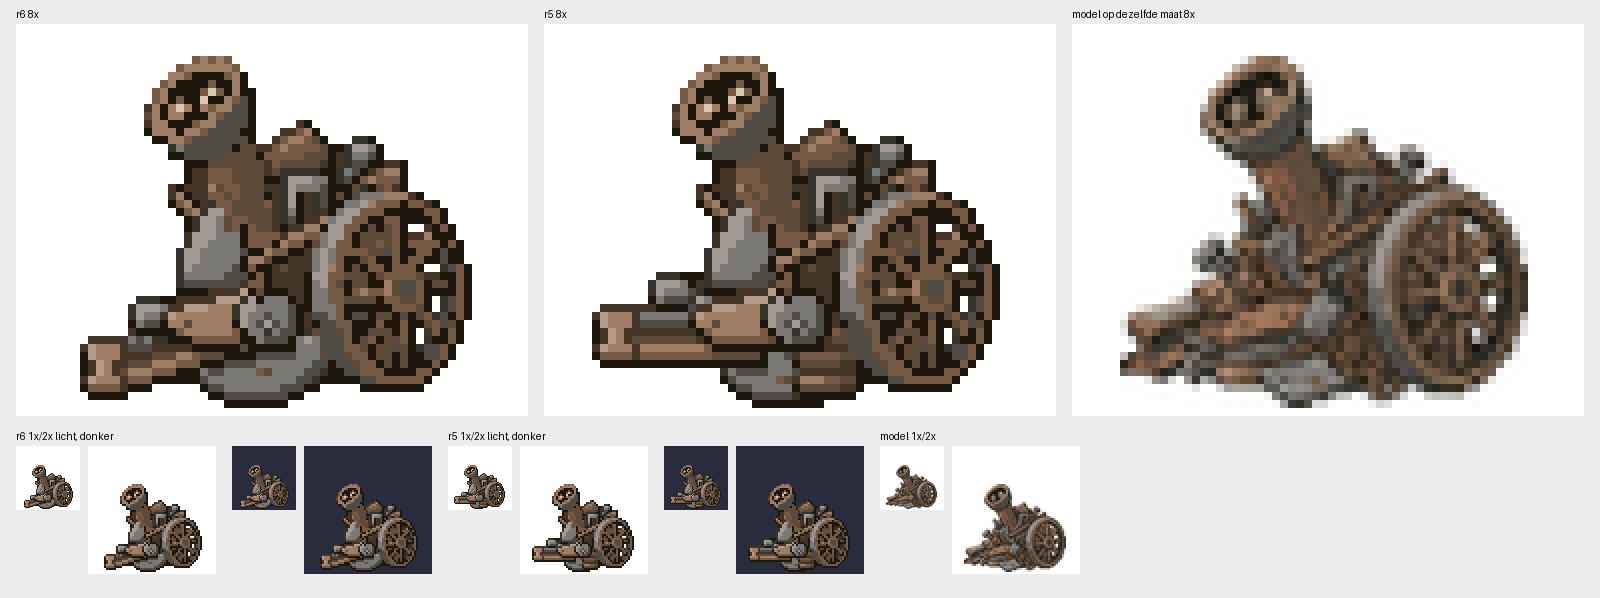

The script that saved this image:
# vel r6: r6 8x | r5 8x | model op dezelfde maat 8x; daaronder r5 en r4 1x/2x op licht en donker, model 1x/2x
import numpy as np; from PIL import Image, ImageDraw
from toon import rgba
o=np.load('raw.npy'); np.save('sprite.npy',o)
sp=rgba(o); r4=rgba(np.load('../sprite_r5/sprite.npy'))
sp.save('sprite.png'); w=Image.new('RGB',(64,64),'white'); w.paste(sp,(0,0),sp); w.resize((512,512),Image.NEAREST).save('sprite_8x.png')
m=Image.open('../model/model.png').convert('RGB'); a=np.asarray(m); fg=a.min(2)<225; ys,xs=np.where(fg)
ref=Image.new('RGB',(64,64),'white'); ref.paste(m.crop((xs.min(),ys.min(),xs.max()+1,ys.max()+1)).resize((51,44),Image.LANCZOS),(6,19))
def on(s,bg): return Image.alpha_composite(Image.new('RGBA',(64,64),bg),s).convert('RGB')
C=(0,120,512,512)
V=Image.new('RGB',(3*512+4*16,392+16+40+150),(236,236,236)); d=ImageDraw.Draw(V)
for i,(im,t) in enumerate(((on(sp,(255,255,255,255)),'r6'),(on(r4,(255,255,255,255)),'r5'),(ref,'model op dezelfde maat'))):
    V.paste(im.resize((512,512),Image.NEAREST).crop(C),(16+i*528,24)); d.text((16+i*528,8),t+' 8x',fill=(0,0,0))
y=24+392+30; x=16
for s,t in ((sp,'r6'),(r4,'r5')):
    d.text((x,y-16),t+' 1x/2x licht, donker',fill=(0,0,0))
    for bg in ((255,255,255),(40,44,60)):
        V.paste(on(s,bg+(255,)),(x,y)); V.paste(on(s,bg+(255,)).resize((128,128),Image.NEAREST),(x+72,y)); x+=216
V.paste(ref,(x,y)); V.paste(ref.resize((128,128),Image.NEAREST),(x+72,y)); d.text((x,y-16),'model 1x/2x',fill=(0,0,0))
V.save('vel.png')
